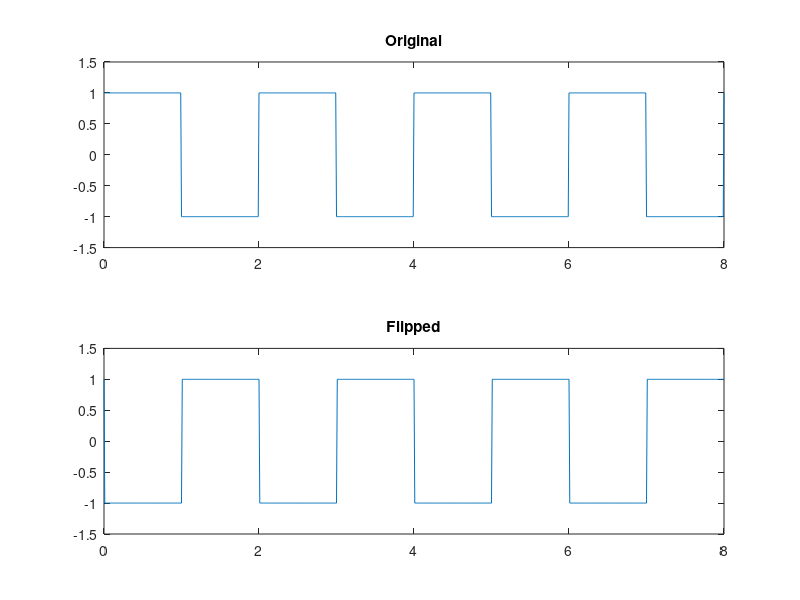

Write the MATLAB code that produced this figure.
n=0:0.01:8;%range
f=0.5;%frequency
x=square(2*pi*f*n,50);%square wave
subplot(2,1,1);%2 rows 1 column 1st place
plot(n,x);%square wave plotted
axis([0 8 -1.5 1.5]);%axis range
title('Original');%title of 1st graph
subplot(2,1,2);%2 rows 1 column 2nd place
plot(n,fliplr(x));%flipped square wave plotted
axis([0 8 -1.5 1.5]);%axis range
title('Flipped');%Title Of Second Graph

